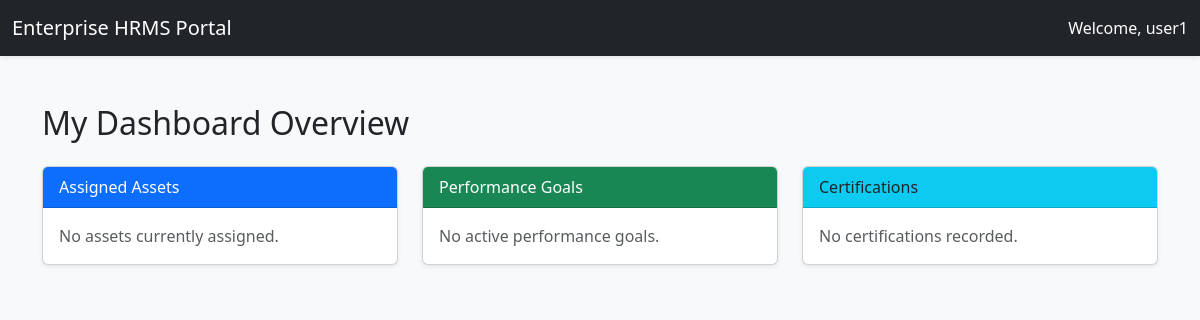
Page /api/portal/ (signed in) on the earlier database version.
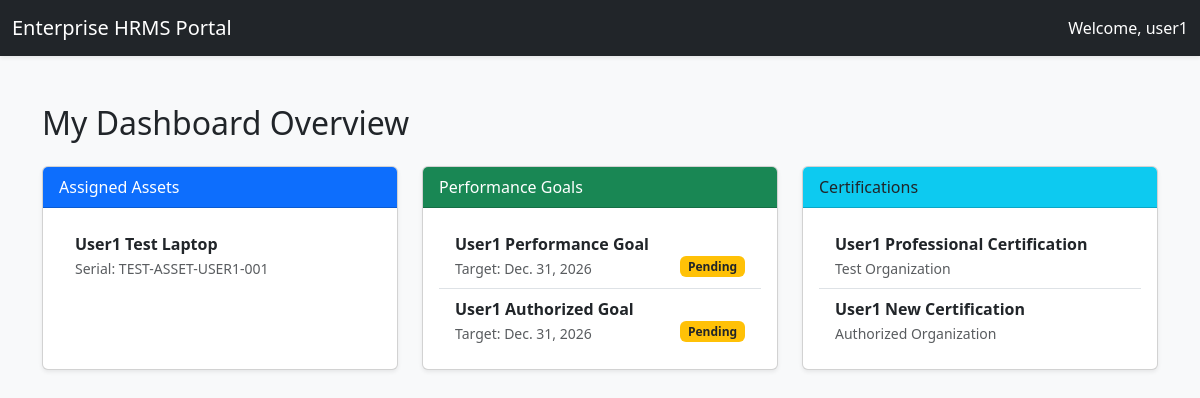
Same page on the later database version.
### accounts/models.py (models this page shows, shortened)
class User(AbstractUser):
    class Role(models.TextChoices):
        ADMIN = 'ADMIN', 'Administrator'
        MANAGER = 'MANAGER', 'Manager'
        EMPLOYEE = 'EMPLOYEE', 'Employee'
    token_version = models.PositiveIntegerField(
        default=1,
        help_text="Security version used to invalidate previously issued JWT tokens."
    )
    failed_login_attempts = models.PositiveIntegerField(
        default=0,
        help_text="Number of consecutive failed authentication attempts."
    )
    locked_until = models.DateTimeField(
        null=True,
        blank=True,
        help_text="Time until which authentication is blocked because of repeated failed attempts."
    )
    role = models.CharField(
        max_length=20,
        choices=Role.choices,
        default=Role.EMPLOYEE,
        help_text="Designates the user role in the enterprise system."
    )
    is_active = models.BooleanField(default=True)

### assets/models.py (models this page shows, shortened)
class CompanyAsset(models.Model):
    class AssetCategory(models.TextChoices):
        LAPTOP = 'LAPTOP', 'Laptop / Computer'
        PHONE = 'PHONE', 'Mobile Phone'
        VEHICLE = 'VEHICLE', 'Company Vehicle'
        ID_CARD = 'ID_CARD', 'Access / ID Card'
        EQUIPMENT = 'EQUIPMENT', 'Office Equipment'
    name = models.CharField(max_length=150)
    category = models.CharField(max_length=50, choices=AssetCategory.choices, default=AssetCategory.LAPTOP)
    serial_number = models.CharField(max_length=100, unique=True)
    assigned_to = models.ForeignKey(User, on_delete=models.SET_NULL, null=True, blank=True, related_name='assigned_assets')
    issue_date = models.DateField(null=True, blank=True)
    return_date = models.DateField(null=True, blank=True)
    condition = models.CharField(max_length=100, default='New / Good')

### performance/models.py (models this page shows, shortened)
class PerformanceGoal(models.Model):
    employee = models.ForeignKey(User, on_delete=models.CASCADE, related_name='goals')
    title = models.CharField(max_length=200)
    description = models.TextField()
    target_date = models.DateField()
    is_completed = models.BooleanField(default=False)
    created_at = models.DateTimeField(auto_now_add=True)

### training/models.py (models this page shows, shortened)
class EmployeeCertification(models.Model):
    employee = models.ForeignKey(User, on_delete=models.CASCADE, related_name='certifications')
    certification_name = models.CharField(max_length=200)
    issuing_organization = models.CharField(max_length=150)
    issue_date = models.DateField()
    expiry_date = models.DateField(null=True, blank=True)
    credential_id = models.CharField(max_length=100, blank=True, null=True)

### hrms_modules/views.py (the view)
# urls.py: path('portal/', employee_portal_dashboard, name='employee-portal'),
@login_required
def employee_portal_dashboard(request):
    user = request.user
    assets = CompanyAsset.objects.filter(
        assigned_to=user
    )
    goals = PerformanceGoal.objects.filter(
        employee=user
    )
    certifications = EmployeeCertification.objects.filter(
        employee=user
    )
    context = {
        'assets': assets,
        'goals': goals,
        'certifications': certifications,
    }
    return render(
        request,
        'hrms_modules/employee_portal.html',
        context
    )

### hrms_modules/templates/hrms_modules/employee_portal.html (shortened to what this page needs)
<!DOCTYPE html>
<html lang="en">
<head>
    <link href="https://cdn.jsdelivr.net/npm/bootstrap@5.3.0/dist/css/bootstrap.min.css" rel="stylesheet">
</head>
<body class="bg-light">
    <nav class="navbar navbar-dark bg-dark shadow-sm">
        <div class="container-fluid">
            <a class="navbar-brand" href="#">Enterprise HRMS Portal</a>
            <span class="text-white">Welcome, {{ request.user.username }}</span>
        </div>
    </nav>
    <div class="container my-5">
        <h2 class="mb-4">My Dashboard Overview</h2>
        <div class="row g-4">
            <div class="col-md-4">
                <div class="card shadow-sm h-100">
                    <div class="card-header bg-primary text-white">Assigned Assets</div>
                    <div class="card-body">
                        {% if assets %}
                            <ul class="list-group list-group-flush">
                                {% for asset in assets %}
                                    <li class="list-group-item">
                                        <strong>{{ asset.name }}</strong><br>
                                        <small class="text-muted">Serial: {{ asset.serial_number }}</small>
                                    </li>
                                {% endfor %}
                            </ul>
                        {% else %}
                            <p class="text-muted mb-0">No assets currently assigned.</p>
                        {% endif %}
                    </div>
                </div>
            </div>
            <div class="col-md-4">
                <div class="card shadow-sm h-100">
                    <div class="card-header bg-success text-white">Performance Goals</div>
                    <div class="card-body">
                        {% if goals %}
                            <ul class="list-group list-group-flush">
                                {% for goal in goals %}
                                    <li class="list-group-item">
                                        <strong>{{ goal.title }}</strong><br>
                                        <small class="text-muted">Target: {{ goal.target_date }}</small>
                                        <span class="badge {% if goal.is_completed %}bg-success{% else %}bg-warning text-dark{% endif %} float-end">
                                            {% if goal.is_completed %}Completed{% else %}Pending{% endif %}
                                        </span>
                                    </li>
                                {% endfor %}
                            </ul>
                        {% else %}
                            <p class="text-muted mb-0">No active performance goals.</p>
                        {% endif %}
                    </div>
                </div>
            </div>
            <div class="col-md-4">
                <div class="card shadow-sm h-100">
                    <div class="card-header bg-info text-dark">Certifications</div>
                    <div class="card-body">
                        {% if certifications %}
                            <ul class="list-group list-group-flush">
                                {% for cert in certifications %}
                                    <li class="list-group-item">
                                        <strong>{{ cert.certification_name }}</strong><br>
                                        <small class="text-muted">{{ cert.issuing_organization }}</small>
                                    </li>
                                {% endfor %}
                            </ul>
                        {% else %}
                            <p class="text-muted mb-0">No certifications recorded.</p>
                        {% endif %}
                    </div>
                </div>
            </div>
        </div>
    </div>
</body>
</html>

Differences in the rows shown:
added CompanyAsset: name "User1 Test Laptop", serial_number "TEST-ASSET-USER1-001"
added PerformanceGoal: title "User1 Performance Goal", target_date "Dec. 31, 2026", is_completed "Pending"
added PerformanceGoal: title "User1 Authorized Goal", target_date "Dec. 31, 2026", is_completed "Pending"
added EmployeeCertification: certification_name "User1 Professional Certification", issuing_organization "Test Organization"
added EmployeeCertification: certification_name "User1 New Certification", issuing_organization "Authorized Organization"
Other differences:
text no longer shown: "No assets currently assigned. No active performance goals. No certifications recorded."
